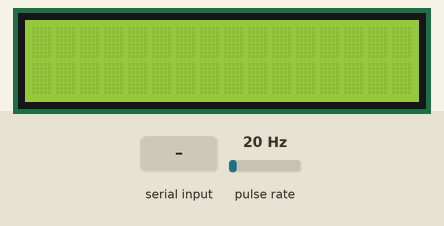
Bench run of a sketch on a simulated Arduino Uno, built with avr-gcc and run on an emulated ATmega328P. Shown: 16×2 character LCD. Wiring (inferred from the names in the program): pulse sensor: data pin 2. The inputs (shaded band) are chosen by the test bench; at power-on: pulse rate 20 Hz. The modem accepts every AT command (registered, SIM ready, sends succeed) and sends nothing else; what the sketch prints to the serial monitor is not drawn.

Above: at 0.8 s.
0.9 s: "1" received over the second serial link
At 29.3 s:
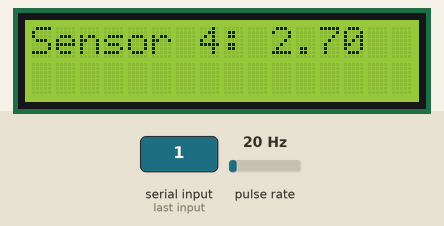
At 30.7 s:
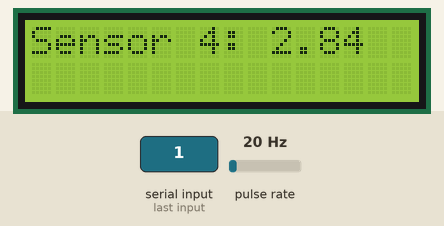
Timing chart, 0 to 31.1 s (numbered marks = the images above; inputs shaded):
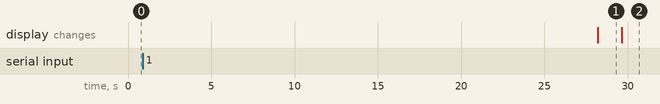

The sketch:

Finalcode.ino
```cpp
#include <SoftwareSerial.h>
#include <ArduinoJson.h>
#include <LiquidCrystal.h>

SoftwareSerial mySerial(7,8);
//variables to be sent

int sensor_id;
float longitude;
float latitude;
int pipe_id;
String water_pressure_timestamp;
String water_pressure2,sensor_id2,longitude2,latitude2,pipe_id2,reading;


//variables used for by the sensor
int flowPin = 2; //the input pin on the arduino for sensor 1
float flowrate; //the value to calculate
volatile int count; //set to volatile so that it can update during interrupt process
const int rs = 13, en = 12, d4 = 11, d5 = 10, d6 = 9, d7 = 6;
LiquidCrystal lcd(rs, en, d4, d5, d6, d7);

void setup() {
  // put your setup code here, to run once:
  //setup to set up flowrate sensor


  pinMode(flowPin, INPUT);  //setting up the pin as an input
  attachInterrupt(0, Flow, RISING); // this configures the interupt 0(pin 2 on the arduino) to run the function flow
  lcd.begin(16, 2);

  //setup to initate connection to GSM module
  Serial.begin(19200); //Setting the baud rate for the serial monitor
  mySerial.begin(19200); //Setting the baudrate for the GSM Module
  delay(1000);

  mySerial.println(F("AT"));
  updateSerial();
  delay(1000);
  mySerial.println(F("AT+CPIN?"));
  updateSerial();
  delay(1000);
  mySerial.println(F("AT+CREG?"));
  updateSerial();
  delay(1000);
  mySerial.println(F("AT+COPS?"));
  updateSerial();
  delay(1000);
  mySerial.println(F("AT+CSQ"));
  updateSerial();
  delay(1000);
  mySerial.println(F("AT+CGATT=1"));
  updateSerial();
  delay(1000);
  mySerial.println(F("AT+CGATT?"));
  updateSerial();
  delay(1000);
  mySerial.println(F("AT+CGDCONT=1,\"IP\",\"safaricom.com\""));
  updateSerial();
  delay(2000);
  mySerial.println(F("AT+CGACT=1,1"));
  updateSerial();
  delay(2000);
  mySerial.println(F("AT+CGPADDR=1"));
  updateSerial();
  delay(2000);
  mySerial.println(F("AT+SAPBR=3,1,\"Contype\",\"GPRS\""));
  updateSerial();
  delay(3000);
  mySerial.println(F("AT+SAPBR =1,1"));
  updateSerial();
  delay(3000);
  mySerial.println(F("AT+SAPBR=2,1"));
  updateSerial();
  delay(3000);
  mySerial.println("AT+HTTPINIT");
      updateSerial();
       delay(2000);
            mySerial.println("AT+HTTPPARA=\"CID\",1");
        updateSerial();
       delay(2000);


  //variables that remain constant
 sensor_id =4 ;
 sensor_id2 = String(sensor_id);
 water_pressure2=String(flowrate);
 longitude = 23.5687;
 longitude2 = String(longitude);
 latitude = 56.89;
 latitude2 = String(latitude);
 pipe_id = 50;
 pipe_id2 = String(pipe_id);
 water_pressure_timestamp="2019-07-18 14:33:40";
interrupts();
 //reading="{  \"censor_id\" :" +sensor_id2+", \"latitude\" :"+latitude2+", \"longitude\" :" +longitude2+", \"water_pressure_timestamp\" :" +water_pressure_timestamp+",\"pipe_id\":"+pipe_id2+",\"water_pressure\":"+water_pressure2+"}";
}

void loop() {
  // put your main code here, to run repeatedly
      //Flowrate sensor

       count = 0; //this resets the counter so we start counting from zero

    interrupts(); //Enabling interrupts on the Arduino
     delay(1000); //waiting for a second
     noInterrupts(); //disables interrupts on the arduino


  //mathematical calculation
       flowrate = (count * 2.25); //the taken number of pulses from the last second multiplied by 2.25ml
       flowrate = (flowrate * 60); //converts the rate from /sec to /min
       flowrate = flowrate / 1000; //this changes the value from ml to l


       lcd.setCursor(0,0);
       lcd.print("Sensor 4: ");
       lcd.print(flowrate);

       reading="{\"censor_id\" :" +sensor_id2+",\"latitude\" :"+latitude2+", \"longitude\" :" +longitude2+",\"water_pressure_timestamp\" :" +water_pressure_timestamp+",\"pipe_id\":"+pipe_id2+",\"water_pressure\":"+water_pressure2+"}";

      //
      //GSM Module

        mySerial.println("AT+HTTPPARA=\"URL\",\"45.63.97.9/sensors/data\"");
        //mySerial.println("AT+HTTPPARA=\"URL\",\"ptsv2.com/t/qqdot-1563973880/post\"");
        delay(20000);
        updateSerial();
        mySerial.println("AT+HTTPPARA=\"CONTENT\",\"application/json\"");
        delay(20000);
        updateSerial();
        delay(3000);
        mySerial.println("AT+HTTPDATA=" + String(reading.length()) + ",10000");
        delay(2000);
        updateSerial();
        delay(2000);
        mySerial.println(reading);
        delay(3000);
        updateSerial();
        delay(2000);

        mySerial.println("AT+HTTPACTION=1");
        updateSerial();
         delay(10000);
         // mySerial.println("AT+HTTPTERM");
          //delay(2000);
          //updateSerial();
          //delay(2000);


}
void updateSerial(){
while(Serial.available())
  {


    mySerial.write(Serial.read());//Forward what Serial received to Software Serial Port
   // Serial.read();
    //delay(1000);
  }

  while (mySerial.available())
  {

    Serial.write(mySerial.read());//Forward what Software Serial received to Serial Port
    //Serial.write(mySerial.read());
    //delay(1000);
    }
}

void Flow()
{
  //noInterrupts();
  count++; //will increment count by 1
  //interrupts();
  }
```

Measured:
- what the display in image 1 shows lasts 1.4 s, from 28.2 s to 29.6 s
